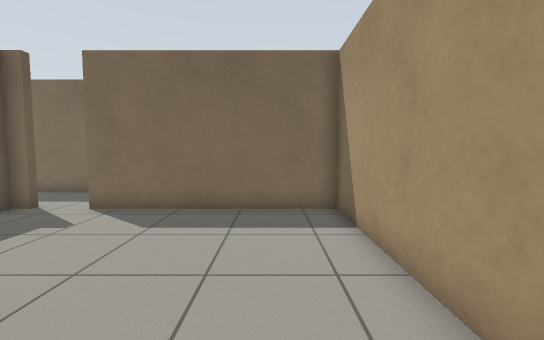
[1] (above)

24 first-person views from a walk through a robot-simulator world made for Gazebo. The camera is 0.94 m above the floor, tilts 4° down and sees 90° across. The floor is counted in squares, 0.5 m on a side. Each view is taken from the middle of a square. On the plan, view 1 faces up. The plan holds only what a view shows up to about 15 squares ahead; the rest is blank. The place goes on beyond the plan.

[2]
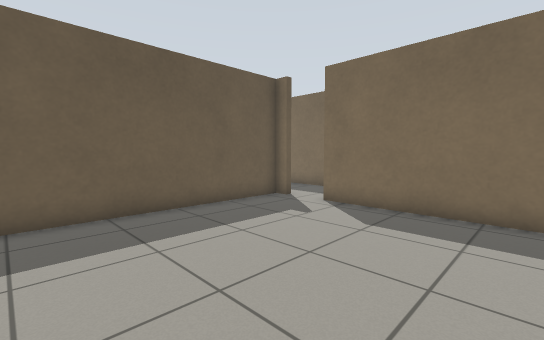

[3]
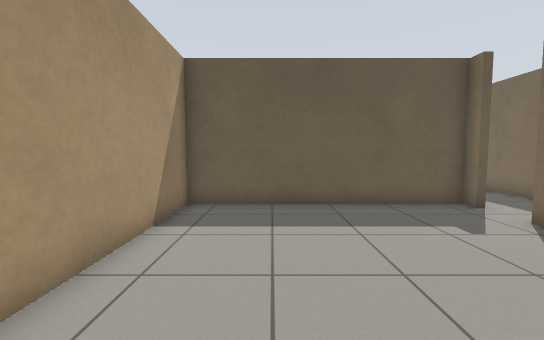

[4]
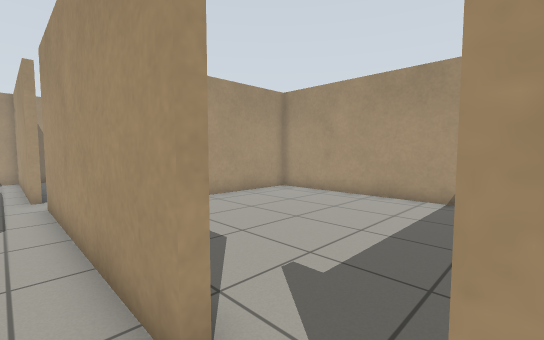

[5]
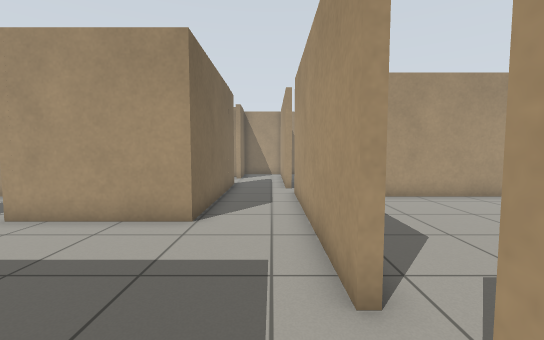

[6]
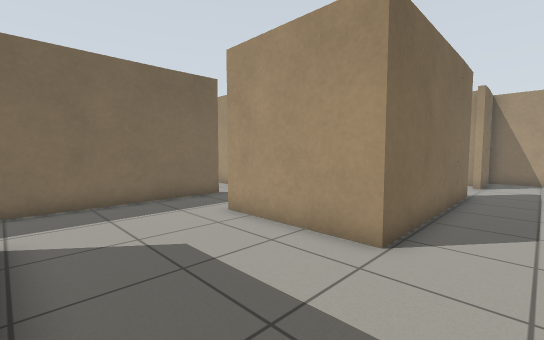

[7]
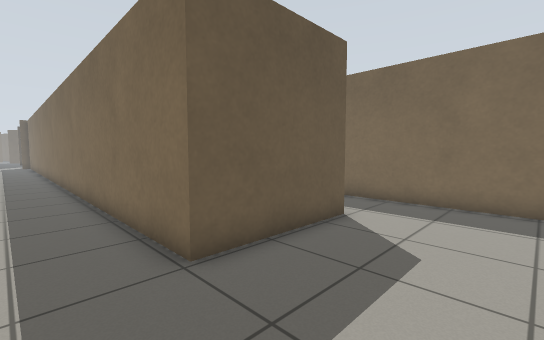

[8]
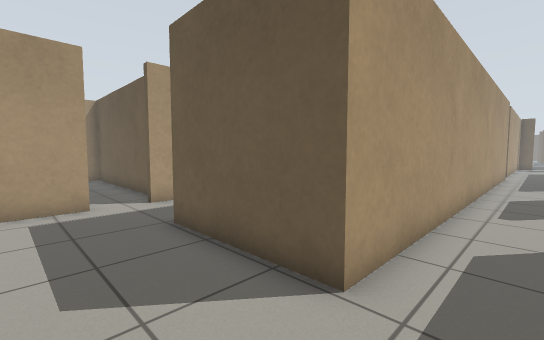

[9]
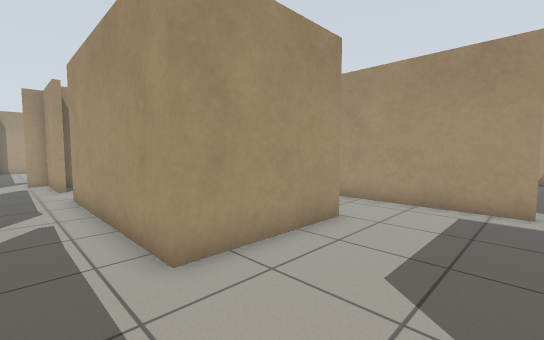

[10]
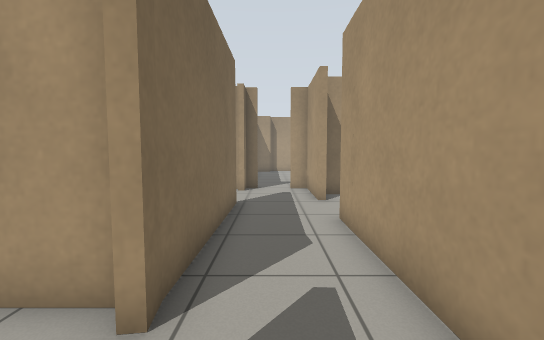

[11]
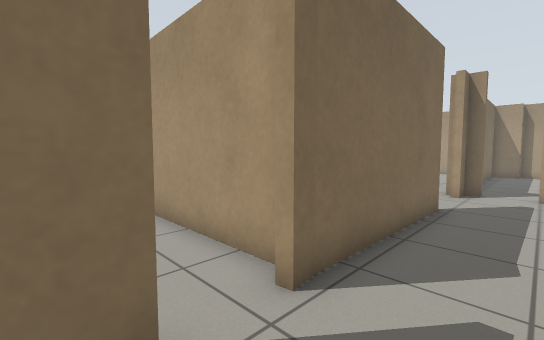

[12]
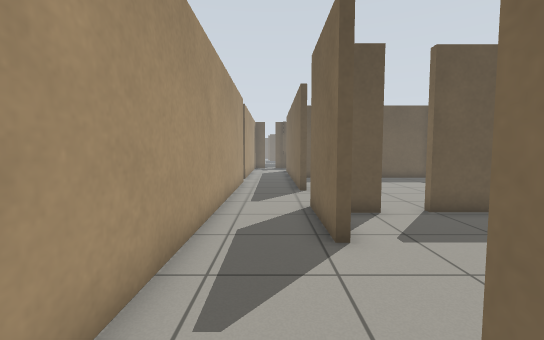

[13]
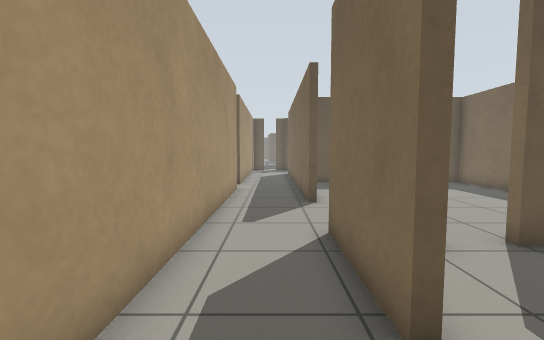

[14]
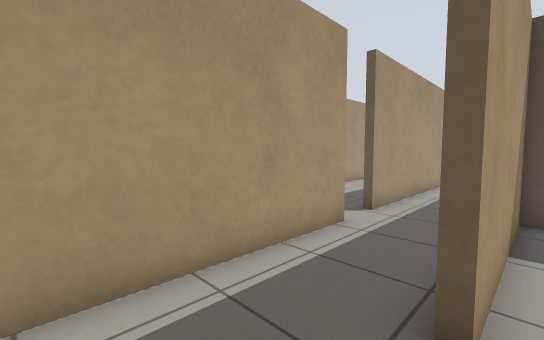

[15]
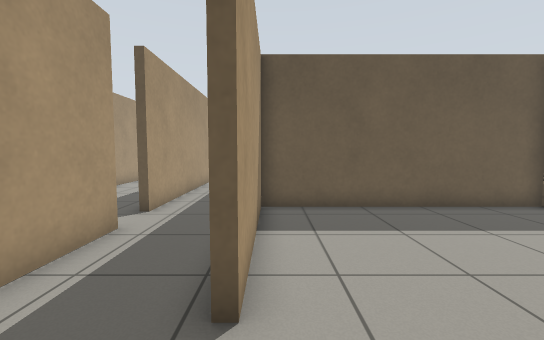

[16]
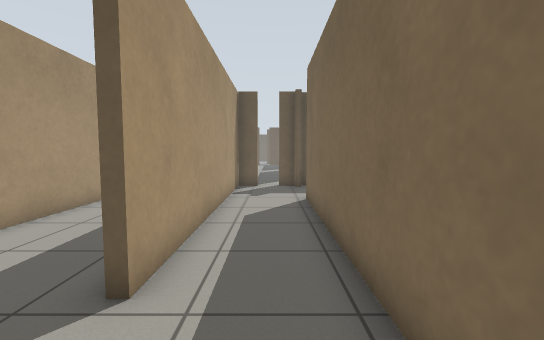

[17]
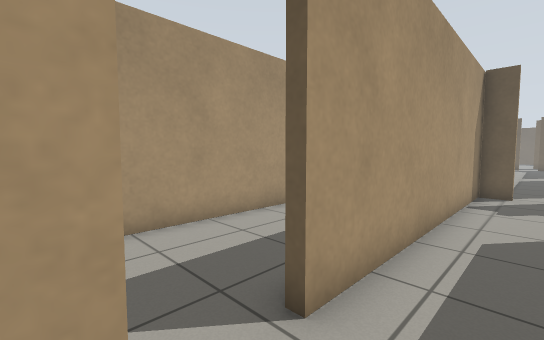

[18]
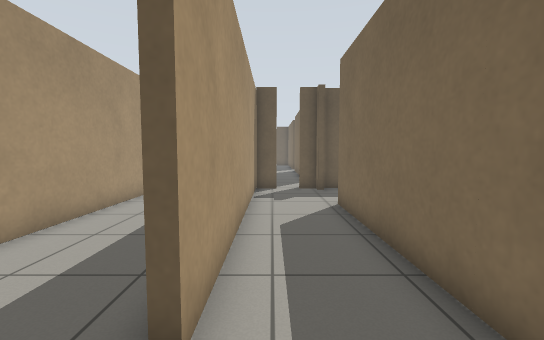

[19]
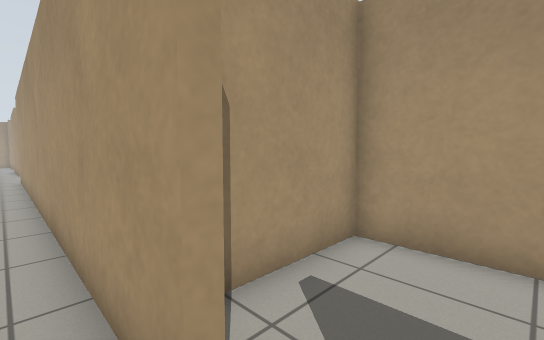

[20]
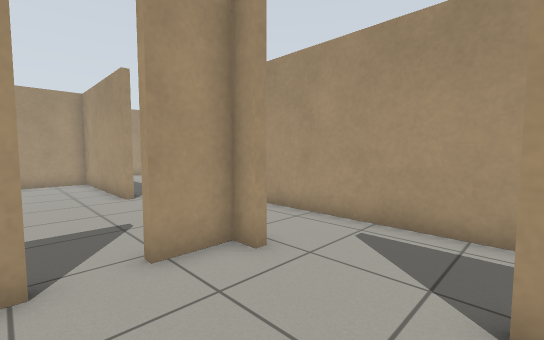

[21]
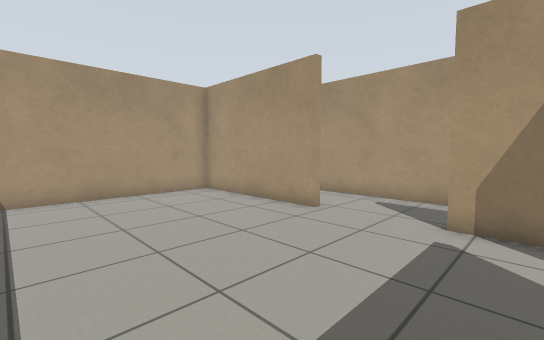

[22]
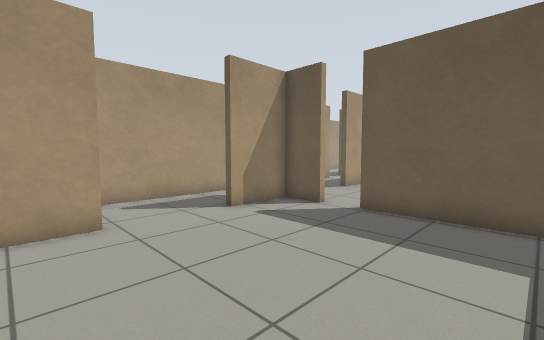

[23]
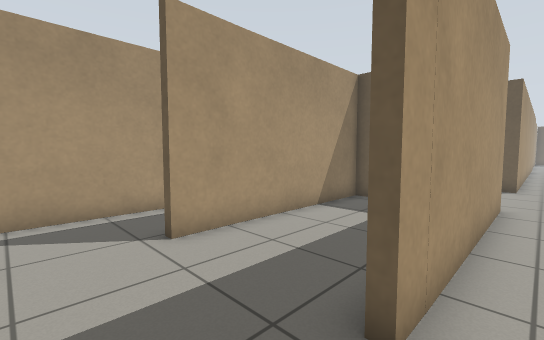

[24]
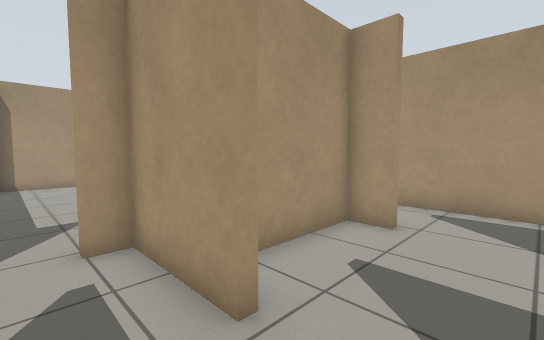

### Floor plan
Points are (right, up) in squares from view 1. A wall is a line through its corners. A room is listed if a view was taken in it or the views show most of it. See-through windows are left out.
Room 1 (views 1, 2, 3)
walls: (-8.4, 8.7) (-8.4, -1) (2.1, -1) (2.1, 8.7) (-6, 8.7) (-6, 9)
ways out: opening at (-6.5, 9) to room 2
Room 2 (views 4, 5, 6, 7, 8, 9, 10, 11, 12, 13, 14, 15, 16, 17, 18, 19, 23, 24)
walls: (-12.2, 20.3) (-12.7, 20.3); (-16.4, 20.3) (-20.2, 20.3); (-19.5, 20.6) (-19.5, 21.5); (-8.8, 9) (-7.8, 9); (-23.9, 20.6) (-23.9, 20.3) (-36.6, 20.3); (-6, 9) (3.1, 9); (0, 20.3) (-9, 20.3); (-27.5, 16.9) (-27.5, 17.2) (-7.2, 17.2) (-7.2, 12.2) (-22.1, 12.2); (2.3, 20.4) (1.6, 20.3); (4.4, 12.2) (-1.9, 12.2) (-1.9, 17.2) (6.5, 17.2) (6.5, 16.7); (8.8, 20.3) (2.3, 20.3); (9.2, 17.2) (12.6, 17.2) (12.6, 18.1) (13, 18.1); (-38.6, 17.3) (-29.3, 17.2); (12.6, 19.6) (12.6, 20.3) (11.8, 20.3)
ways out: opening at (-6.5, 9) to room 1; opening at (-22, 20.5) to room 3; opening at (-14.5, 20.5) to room 4; opening at (8, 17) to room 5; opening at (5.5, 10.5) to room 6; opening at (-37.5, 20.5); opening at (-28.5, 17); opening at (1, 20.5); opening at (4, 9); opening at (11, 20.5)
Room 3 (view 20)
walls: (-19.2, 23.8) (-19.6, 23.8); (-30.1, 28.5) (-30.1, 20.6) (-23.9, 20.6); (-20.2, 20.6) (-19.5, 20.6); (-19.5, 21.5) (-19.5, 22.4)
ways out: opening at (-22, 20.5) to room 2; opening at (-19, 23) to room 4
Room 4 (views 21, 22)
walls: (-12.7, 20.6) (-6, 20.6) (-6, 28.1); (-19.2, 22.4) (-19.2, 20.6) (-16.4, 20.6); (-19.2, 28.1) (-19.2, 23.8)
ways out: opening at (-14.5, 20.5) to room 2; opening at (-19, 23) to room 3
Room 5 (no view inside)
walls: (-1.6, 13) (-1.6, 12.5) (6.4, 12.5); (9.5, 12.5) (10.7, 12.5) (10.7, 16.8)
ways out: opening at (8, 17) to room 2; opening at (8, 12) to room 6
Room 6 (no view inside)
walls: (6.4, 12.5) (6.4, 12.2) (4.4, 12.2); (4.5, 9.3) (12.8, 9.3) (12.8, 11.6); (12.3, 12.2) (9.5, 12.2) (9.5, 12.5)
ways out: opening at (5.5, 10.5) to room 2; opening at (8, 12) to room 5

Positions as (right, up) in squares from view 1, and headings:
1: (0, 0), facing up
2: (0, 0), facing up-left
3: (1, 2), facing left
4: (-8, 10), facing down-right
5: (-9, 10), facing right
6: (-7, 10), facing up-right
7: (-3, 10), facing up-left
8: (-4, 19), facing down-left
9: (-6, 19), facing down-right
10: (-1, 19), facing right
11: (-1, 18), facing up-right
12: (-11, 19), facing left
13: (-14, 19), facing left
14: (-21, 21), facing down-left
15: (-21, 21), facing left
16: (-26, 19), facing left
17: (-27, 19), facing down-left
18: (-27, 18), facing left
19: (-29, 18), facing down-right
20: (-24, 24), facing down-right
21: (-18, 28), facing down-right
22: (-11, 28), facing down-left
23: (9, 18), facing down-left
24: (7, 19), facing down-right
